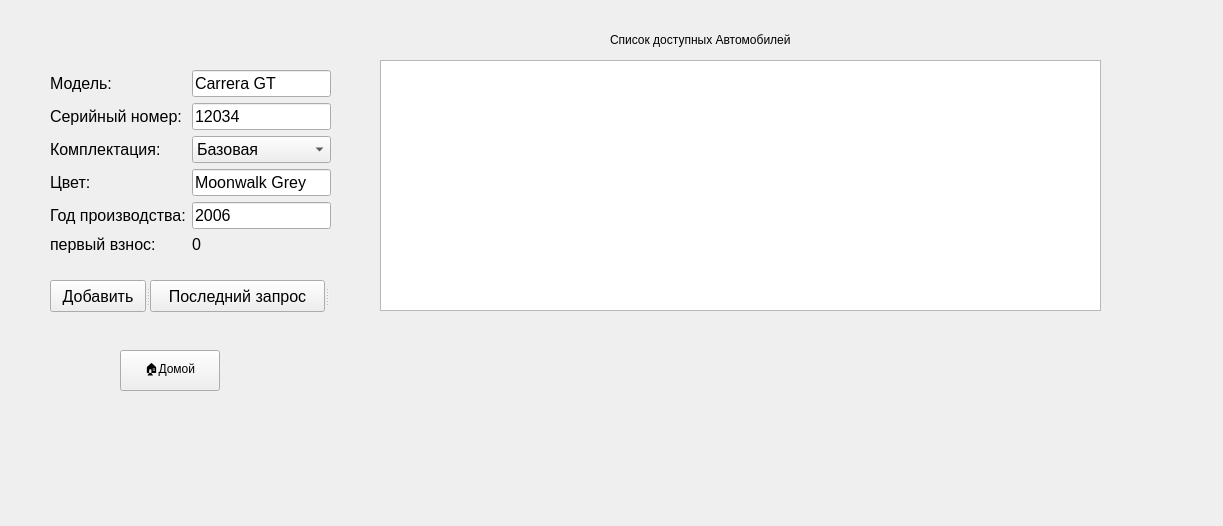
<?xml version="1.0" encoding="UTF-8"?>
<ui version="4.0">
 <class>Widget</class>
 <widget class="QWidget" name="Widget">
  <property name="geometry">
   <rect>
    <x>0</x>
    <y>0</y>
    <width>1223</width>
    <height>526</height>
   </rect>
  </property>
  <property name="windowTitle">
   <string>Захаров 4133К - Курсовой проект</string>
  </property>
  <widget class="QStackedWidget" name="stackedWidget">
   <property name="geometry">
    <rect>
     <x>20</x>
     <y>10</y>
     <width>1191</width>
     <height>511</height>
    </rect>
   </property>
   <property name="currentIndex">
    <number>1</number>
   </property>
   <widget class="QWidget" name="page">
    <widget class="QPushButton" name="pushButtonAddCar">
     <property name="geometry">
      <rect>
       <x>690</x>
       <y>390</y>
       <width>151</width>
       <height>41</height>
      </rect>
     </property>
     <property name="text">
      <string>Список операций</string>
     </property>
    </widget>
    <widget class="QPushButton" name="pushButtonAddClient">
     <property name="geometry">
      <rect>
       <x>510</x>
       <y>390</y>
       <width>151</width>
       <height>41</height>
      </rect>
     </property>
     <property name="text">
      <string>Добавить клиента</string>
     </property>
    </widget>
    <widget class="QPushButton" name="pushButtonOperations">
     <property name="geometry">
      <rect>
       <x>330</x>
       <y>389</y>
       <width>151</width>
       <height>41</height>
      </rect>
     </property>
     <property name="text">
      <string>Добавить авто</string>
     </property>
    </widget>
    <widget class="QLabel" name="label_16">
     <property name="geometry">
      <rect>
       <x>380</x>
       <y>180</y>
       <width>431</width>
       <height>161</height>
      </rect>
     </property>
     <property name="autoFillBackground">
      <bool>true</bool>
     </property>
     <property name="frameShadow">
      <enum>QFrame::Plain</enum>
     </property>
     <property name="text">
      <string/>
     </property>
    </widget>
    <widget class="QLabel" name="label_17">
     <property name="geometry">
      <rect>
       <x>510</x>
       <y>20</y>
       <width>161</width>
       <height>121</height>
      </rect>
     </property>
     <property name="text">
      <string/>
     </property>
    </widget>
   </widget>
   <widget class="QWidget" name="page_4">
    <widget class="QPushButton" name="pushButtonHome4">
     <property name="geometry">
      <rect>
       <x>100</x>
       <y>340</y>
       <width>100</width>
       <height>41</height>
      </rect>
     </property>
     <property name="text">
      <string>🏠Домой</string>
     </property>
    </widget>
    <widget class="QSplitter" name="splitter_3">
     <property name="geometry">
      <rect>
       <x>30</x>
       <y>270</y>
       <width>279</width>
       <height>32</height>
      </rect>
     </property>
     <property name="orientation">
      <enum>Qt::Horizontal</enum>
     </property>
     <widget class="QPushButton" name="btnCalc">
      <property name="font">
       <font>
        <pointsize>12</pointsize>
       </font>
      </property>
      <property name="text">
       <string>Добавить</string>
      </property>
     </widget>
     <widget class="QPushButton" name="btnUndo">
      <property name="font">
       <font>
        <pointsize>12</pointsize>
       </font>
      </property>
      <property name="text">
       <string>Последний запрос</string>
      </property>
     </widget>
     <widget class="QSplitter" name="splitter_2">
      <property name="orientation">
       <enum>Qt::Vertical</enum>
      </property>
     </widget>
    </widget>
    <widget class="QWidget" name="layoutWidget">
     <property name="geometry">
      <rect>
       <x>30</x>
       <y>60</y>
       <width>281</width>
       <height>191</height>
      </rect>
     </property>
     <layout class="QFormLayout" name="formLayout">
      <item row="0" column="0">
       <widget class="QLabel" name="label">
        <property name="font">
         <font>
          <pointsize>12</pointsize>
         </font>
        </property>
        <property name="text">
         <string>Модель:</string>
        </property>
       </widget>
      </item>
      <item row="0" column="1">
       <widget class="QLineEdit" name="Brand">
        <property name="font">
         <font>
          <pointsize>12</pointsize>
         </font>
        </property>
        <property name="text">
         <string>Carrera GT</string>
        </property>
       </widget>
      </item>
      <item row="1" column="0">
       <widget class="QLabel" name="label_2">
        <property name="font">
         <font>
          <pointsize>12</pointsize>
         </font>
        </property>
        <property name="text">
         <string>Серийный номер:</string>
        </property>
       </widget>
      </item>
      <item row="1" column="1">
       <widget class="QLineEdit" name="Number">
        <property name="font">
         <font>
          <pointsize>12</pointsize>
         </font>
        </property>
        <property name="text">
         <string>12034</string>
        </property>
       </widget>
      </item>
      <item row="2" column="0">
       <widget class="QLabel" name="label_3">
        <property name="font">
         <font>
          <pointsize>12</pointsize>
         </font>
        </property>
        <property name="text">
         <string>Комплектация:</string>
        </property>
       </widget>
      </item>
      <item row="2" column="1">
       <widget class="QComboBox" name="CarType">
        <property name="font">
         <font>
          <pointsize>12</pointsize>
         </font>
        </property>
        <item>
         <property name="text">
          <string>Базовая</string>
         </property>
        </item>
        <item>
         <property name="text">
          <string>Комфорт</string>
         </property>
        </item>
        <item>
         <property name="text">
          <string>Люкс</string>
         </property>
        </item>
        <item>
         <property name="text">
          <string>Электро</string>
         </property>
        </item>
       </widget>
      </item>
      <item row="3" column="0">
       <widget class="QLabel" name="label_4">
        <property name="font">
         <font>
          <pointsize>12</pointsize>
         </font>
        </property>
        <property name="text">
         <string>Цвет:</string>
        </property>
       </widget>
      </item>
      <item row="3" column="1">
       <widget class="QLineEdit" name="Colour">
        <property name="font">
         <font>
          <pointsize>12</pointsize>
         </font>
        </property>
        <property name="text">
         <string>Moonwalk Grey</string>
        </property>
       </widget>
      </item>
      <item row="4" column="0">
       <widget class="QLabel" name="label_5">
        <property name="font">
         <font>
          <pointsize>12</pointsize>
         </font>
        </property>
        <property name="text">
         <string>Год производства:</string>
        </property>
       </widget>
      </item>
      <item row="4" column="1">
       <widget class="QLineEdit" name="Age">
        <property name="font">
         <font>
          <pointsize>12</pointsize>
         </font>
        </property>
        <property name="text">
         <string>2006</string>
        </property>
       </widget>
      </item>
      <item row="5" column="0">
       <widget class="QLabel" name="label_7">
        <property name="font">
         <font>
          <pointsize>12</pointsize>
         </font>
        </property>
        <property name="text">
         <string>первый взнос:</string>
        </property>
       </widget>
      </item>
      <item row="5" column="1">
       <widget class="QLabel" name="cost">
        <property name="font">
         <font>
          <pointsize>12</pointsize>
         </font>
        </property>
        <property name="text">
         <string>0</string>
        </property>
       </widget>
      </item>
     </layout>
    </widget>
    <widget class="QLabel" name="label_6">
     <property name="geometry">
      <rect>
       <x>590</x>
       <y>20</y>
       <width>211</width>
       <height>20</height>
      </rect>
     </property>
     <property name="text">
      <string>Список доступных Автомобилей</string>
     </property>
    </widget>
    <widget class="QTableView" name="tableView2">
     <property name="geometry">
      <rect>
       <x>360</x>
       <y>50</y>
       <width>721</width>
       <height>251</height>
      </rect>
     </property>
    </widget>
   </widget>
   <widget class="QWidget" name="page_3">
    <widget class="QPushButton" name="btnAddUser">
     <property name="geometry">
      <rect>
       <x>160</x>
       <y>230</y>
       <width>191</width>
       <height>31</height>
      </rect>
     </property>
     <property name="font">
      <font>
       <pointsize>12</pointsize>
      </font>
     </property>
     <property name="text">
      <string>Добавить клиента</string>
     </property>
    </widget>
    <widget class="QWidget" name="layoutWidget">
     <property name="geometry">
      <rect>
       <x>110</x>
       <y>100</y>
       <width>291</width>
       <height>121</height>
      </rect>
     </property>
     <layout class="QFormLayout" name="formLayout_2">
      <item row="0" column="0">
       <widget class="QLabel" name="label_10">
        <property name="font">
         <font>
          <pointsize>12</pointsize>
         </font>
        </property>
        <property name="text">
         <string>Паспортные данные:</string>
        </property>
       </widget>
      </item>
      <item row="0" column="1">
       <widget class="QLineEdit" name="passport">
        <property name="font">
         <font>
          <pointsize>12</pointsize>
         </font>
        </property>
        <property name="text">
         <string>1234567891</string>
        </property>
       </widget>
      </item>
      <item row="1" column="0">
       <widget class="QLabel" name="label_11">
        <property name="font">
         <font>
          <pointsize>12</pointsize>
         </font>
        </property>
        <property name="text">
         <string>ФИО:</string>
        </property>
       </widget>
      </item>
      <item row="1" column="1">
       <widget class="QLineEdit" name="FIOclient">
        <property name="font">
         <font>
          <pointsize>12</pointsize>
         </font>
        </property>
        <property name="text">
         <string>Калинин С.К.</string>
        </property>
       </widget>
      </item>
      <item row="2" column="0">
       <widget class="QLabel" name="label_12">
        <property name="font">
         <font>
          <pointsize>12</pointsize>
         </font>
        </property>
        <property name="text">
         <string>элкетронная почта:</string>
        </property>
       </widget>
      </item>
      <item row="3" column="0">
       <widget class="QLabel" name="label_13">
        <property name="font">
         <font>
          <pointsize>12</pointsize>
         </font>
        </property>
        <property name="text">
         <string>Телефон:</string>
        </property>
       </widget>
      </item>
      <item row="3" column="1">
       <widget class="QLineEdit" name="phonenumber">
        <property name="font">
         <font>
          <pointsize>12</pointsize>
         </font>
        </property>
        <property name="text">
         <string>12345</string>
        </property>
       </widget>
      </item>
      <item row="2" column="1">
       <widget class="QLineEdit" name="EMail">
        <property name="font">
         <font>
          <pointsize>12</pointsize>
         </font>
        </property>
        <property name="text">
         <string>bimbimbam@gmail.com</string>
        </property>
       </widget>
      </item>
     </layout>
    </widget>
    <widget class="QPushButton" name="pushButtonHome3">
     <property name="geometry">
      <rect>
       <x>210</x>
       <y>320</y>
       <width>100</width>
       <height>41</height>
      </rect>
     </property>
     <property name="text">
      <string>🏠Домой</string>
     </property>
    </widget>
    <widget class="QLabel" name="label_8">
     <property name="geometry">
      <rect>
       <x>660</x>
       <y>50</y>
       <width>181</width>
       <height>16</height>
      </rect>
     </property>
     <property name="text">
      <string>Информация о покупателе</string>
     </property>
    </widget>
    <widget class="QTableView" name="userTable2">
     <property name="geometry">
      <rect>
       <x>530</x>
       <y>90</y>
       <width>421</width>
       <height>231</height>
      </rect>
     </property>
    </widget>
   </widget>
   <widget class="QWidget" name="page_2">
    <widget class="QPushButton" name="pushButtonHome2">
     <property name="geometry">
      <rect>
       <x>140</x>
       <y>150</y>
       <width>100</width>
       <height>41</height>
      </rect>
     </property>
     <property name="text">
      <string>🏠Домой</string>
     </property>
    </widget>
    <widget class="QWidget" name="layoutWidget">
     <property name="geometry">
      <rect>
       <x>100</x>
       <y>100</y>
       <width>171</width>
       <height>38</height>
      </rect>
     </property>
     <layout class="QFormLayout" name="formLayout_4">
      <item row="0" column="0">
       <widget class="QPushButton" name="btnIssue">
        <property name="font">
         <font>
          <pointsize>12</pointsize>
         </font>
        </property>
        <property name="text">
         <string>Выдать</string>
        </property>
       </widget>
      </item>
      <item row="0" column="1">
       <widget class="QPushButton" name="btnRefund">
        <property name="font">
         <font>
          <pointsize>12</pointsize>
         </font>
        </property>
        <property name="text">
         <string>Вернуть</string>
        </property>
       </widget>
      </item>
     </layout>
    </widget>
    <widget class="QWidget" name="layoutWidget">
     <property name="geometry">
      <rect>
       <x>70</x>
       <y>10</y>
       <width>251</width>
       <height>79</height>
      </rect>
     </property>
     <layout class="QFormLayout" name="formLayout_3">
      <item row="0" column="0">
       <widget class="QLabel" name="label_14">
        <property name="font">
         <font>
          <pointsize>12</pointsize>
         </font>
        </property>
        <property name="text">
         <string>Дата выдачи</string>
        </property>
       </widget>
      </item>
      <item row="0" column="1">
       <widget class="QLineEdit" name="issueDate">
        <property name="font">
         <font>
          <pointsize>12</pointsize>
         </font>
        </property>
        <property name="text">
         <string>22.05.2023, 10:00</string>
        </property>
       </widget>
      </item>
      <item row="1" column="1">
       <widget class="QLineEdit" name="refundDate">
        <property name="font">
         <font>
          <pointsize>12</pointsize>
         </font>
        </property>
        <property name="text">
         <string>22.05.2023, 15:00</string>
        </property>
       </widget>
      </item>
      <item row="1" column="0">
       <widget class="QLabel" name="label_15">
        <property name="font">
         <font>
          <pointsize>12</pointsize>
         </font>
        </property>
        <property name="text">
         <string>Дата возврата</string>
        </property>
       </widget>
      </item>
     </layout>
    </widget>
    <widget class="QTableView" name="refundTable">
     <property name="geometry">
      <rect>
       <x>10</x>
       <y>270</y>
       <width>431</width>
       <height>231</height>
      </rect>
     </property>
    </widget>
    <widget class="QLabel" name="label_9">
     <property name="geometry">
      <rect>
       <x>150</x>
       <y>240</y>
       <width>121</width>
       <height>20</height>
      </rect>
     </property>
     <property name="text">
      <string>История операций</string>
     </property>
    </widget>
    <widget class="QTableView" name="tableView">
     <property name="geometry">
      <rect>
       <x>450</x>
       <y>10</y>
       <width>721</width>
       <height>251</height>
      </rect>
     </property>
    </widget>
    <widget class="QTableView" name="userTable">
     <property name="geometry">
      <rect>
       <x>610</x>
       <y>270</y>
       <width>421</width>
       <height>231</height>
      </rect>
     </property>
    </widget>
   </widget>
  </widget>
 </widget>
 <resources/>
 <connections/>
</ui>
